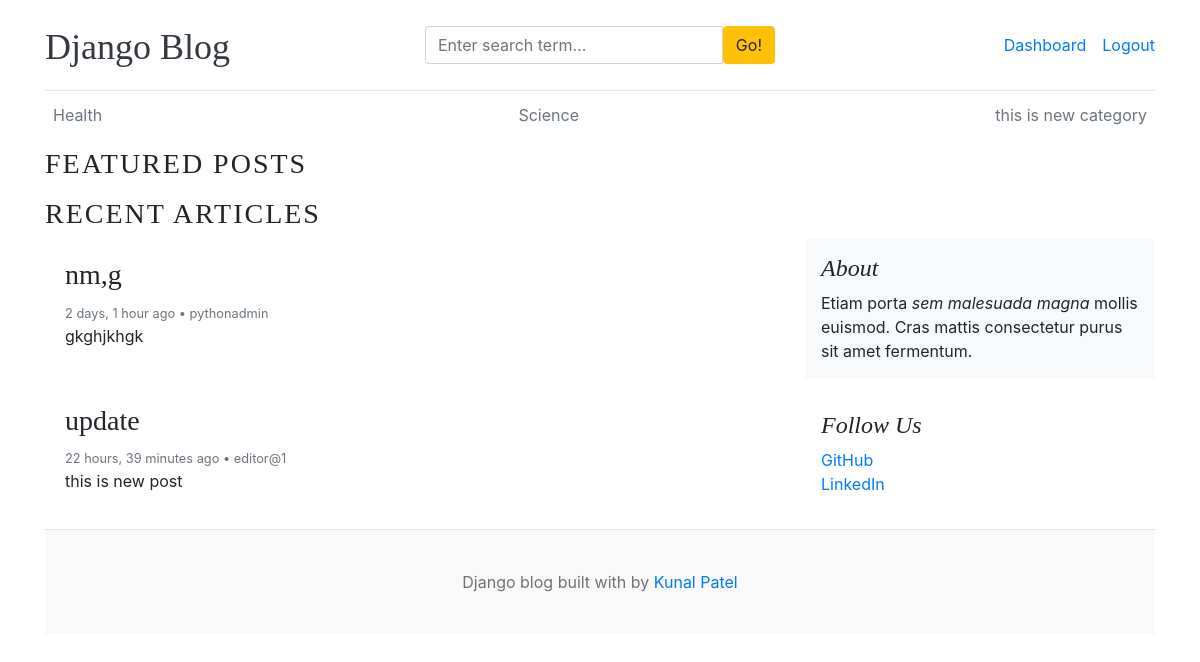
Screenshot of /category/5/ (signed in) with the database file from the repository.
### blogs/models.py (models this page shows, shortened)
class Category(models.Model):
    category_name = models.CharField(max_length=50, unique=True)
    created_at = models.DateTimeField(auto_now_add=True)
    updated_at = models.DateTimeField(auto_now=True)
    class Meta:
        verbose_name_plural = 'categories'

class Blog(models.Model):
    title = models.CharField(max_length=100)
    slug = models.SlugField(max_length=150, unique=True, blank=True)
    category = models.ForeignKey(Category, on_delete=models.CASCADE)
    author = models.ForeignKey(User, on_delete=models.CASCADE)
    featured_image = models.ImageField(upload_to='uploads/%Y/%m/%d')
    short_description = models.TextField(max_length=500)
    blog_body = models.TextField(max_length=2000)
    status = models.CharField(max_length=20, choices=STATUS_CHOICES, default="Draft")
    is_featured = models.BooleanField(default=False)
    created_at = models.DateTimeField(auto_now_add=True)
    updated_at = models.DateTimeField(auto_now=True)

### blogs/views.py (the view)
# urls.py: path('<int:category_id>/', views.posts_by_category, name='posts_by_category')
def posts_by_category(request, category_id):
    posts = Blog.objects.filter(status='Published', category=category_id)
    try:
        category = Category.objects.get(pk=category_id)
    except Category.DoesNotExist:
        return redirect('home')
    category = get_object_or_404(Category, pk=category_id)
    context = {
        'posts':posts,
        'category': category,
    }
    return render(request, 'posts_by_category.html', context)

### blogs/context_processors.py (called while the page is built)
def get_categories(request):
    categories = Category.objects.all()
    return dict(categories=categories)

def get_social_links(request):
    social_links  = SocialLink.objects.all()
    return dict(social_links=social_links)

### templates/posts_by_category.html (shortened to what this page needs)
{% extends 'base.html' %}
{% block content %}
  <h3 class="text-uppercase working" style="letter-spacing: 2px;">Featured Posts</h3>
  <h3 class="text-uppercase working" style="letter-spacing: 2px;">Recent Articles</h3>
  <main role="main" class="container p-0">
    <div class="row">
      <div class="col-md-8 blog-main">
        {% for post in posts %}
          <div class="card border-0 mb-3">
            <div class="card-body">
              <h3>{{ post.title }}</h3>
              <small class="mb-1 text-muted">{{ post.created_at|timesince }} ago • {{ post.author }}</small>
              <p class="card-text">{{ post.short_description }}</p>
            </div>
          </div>
        {% endfor %}
      </div>
      <aside class="col-md-4 blog-sidebar">
        <div class="p-3 mb-3 bg-light rounded">
          <h4 class="font-italic">About</h4>
          <p class="mb-0">Etiam porta <em>sem malesuada magna</em> mollis euismod. Cras mattis consectetur purus sit amet fermentum.</p>
        </div>
        <div class="p-3">
          <h4 class="font-italic">Follow Us</h4>
          <ol class="list-unstyled">
            <li><a href="#">GitHub</a></li>
            <li><a href="#">LinkedIn</a></li>
          </ol>
        </div>
      </aside>
    </div>
  </main>
{% endblock %}

### templates/base.html (shortened to what this page needs)
{% load static %}
<!DOCTYPE html>
<html lang="en">
<head>
    <link href="https://getbootstrap.com/docs/4.0/dist/css/bootstrap.min.css" rel="stylesheet">
    <link href="{% static 'css/blog.css' %}" rel="stylesheet">
    <link rel="stylesheet" href="https://cdnjs.cloudflare.com/ajax/libs/font-awesome/4.7.0/css/font-awesome.min.css">
</head>
<body>
    <div class="container">
      <header class="blog-header py-3">
        <div class="row flex-nowrap justify-content-between align-items-center">
          <div class="col-4 pt-1">
            <a class="blog-header-logo text-dark" href="/">Django Blog</a>
          </div>
          <div class="col-4">
            <form action="{% url 'search' %}" method="GET">
                <div class="input-group">
                    <input class="form-control" type="text"  name="keyword" placeholder="Enter search term..." aria-label="Enter search term..." aria-describedby="button-search" />
                    <button type="submit" class="btn btn-warning" id="button-search" type="button">Go!</button>
                  </div>
            </form>
          </div>
        <div class="col-4 d-flex justify-content-end align-items-center">
    {% if not user.is_authenticated %}
    <a class="btn btn-sm btn-warning" href="{% url 'login' %}">Login</a> &nbsp;
    <a class="btn btn-sm btn-outline-secondary" href="{% url 'register' %}">Register</a>
    {% else %}
    <span><a href="{% url 'dashboard' %}">Dashboard</a></span>
    <span><a href="{% url 'logout' %}">Logout</a></span>
    {% endif %}
</div>
        </div>
      </header>
      <div class="nav-scroller py-1 mb-2">
        <nav class="nav d-flex justify-content-between">
          {% for cat in categories %}
          <a class="p-2 text-muted" href="{% url 'posts_by_category' cat.id %}">{{ cat.category_name }}</a>
          {% endfor %}
        </nav>
      </div>
      {% block content %}
      {% endblock %}
    <footer class="blog-footer">
      <p>Django blog built with by <a href="#">Kunal Patel</a></p>
    </footer>
    </body>
</html>

### blog_main/static/css/blog.css (style rules this page uses)
.blog-header { border-bottom: 1px solid #e5e5e5; }
.blog-header-logo { font-family: "Playfair Display", Georgia, "Times New Roman", serif; font-size: 2.25rem; }
h1, h2, h3, h4, h5, h6 { font-family: "Playfair Display", Georgia, "Times New Roman", serif; }
.blog-footer { padding: 2.5rem 0; color: #727272; text-align: center; background-color: #f9f9f9; border-top: .05rem solid #e5e5e5; }
.blog-footer p:last-child { margin-bottom: 0; }

### rows the page displays
Category: category_name "Health"
Category: category_name "Science"
Category: category_name "this is new category"
Blog: title "nm,g", created_at "2 days, 1 hour", author "pythonadmin", short_description "gkghjkhgk"
Blog: title "update", created_at "22 hours, 39 minutes", author "editor@1", short_description "this is new post"
